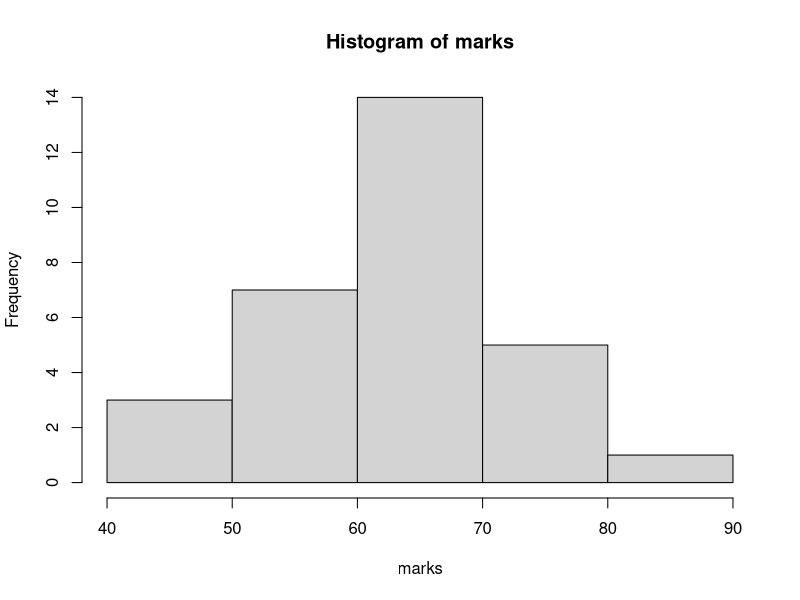
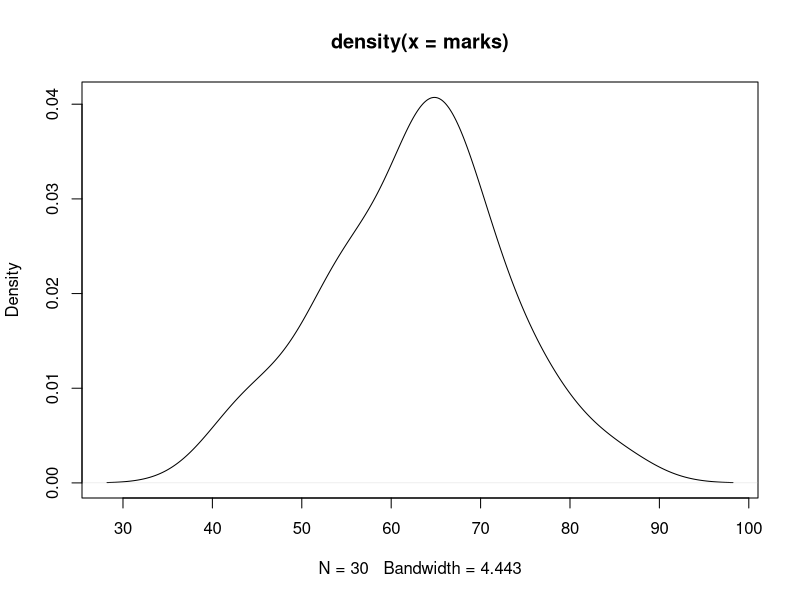
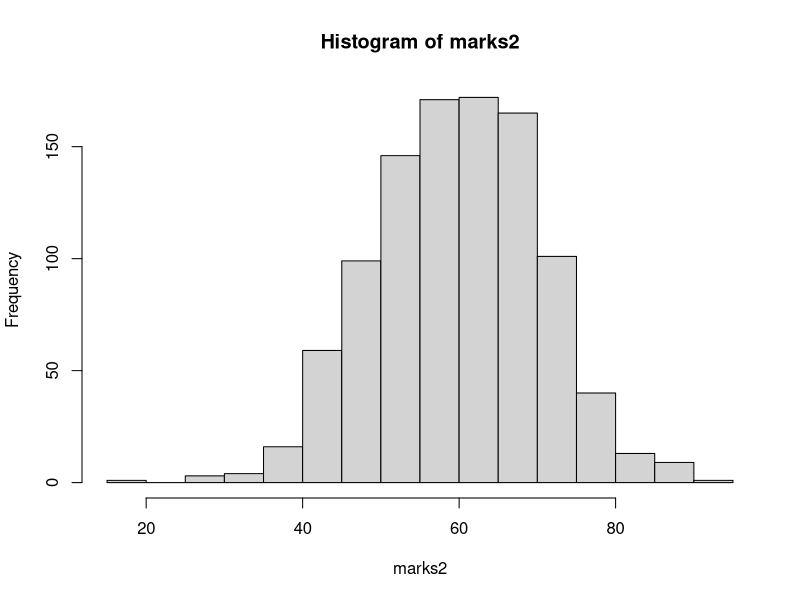
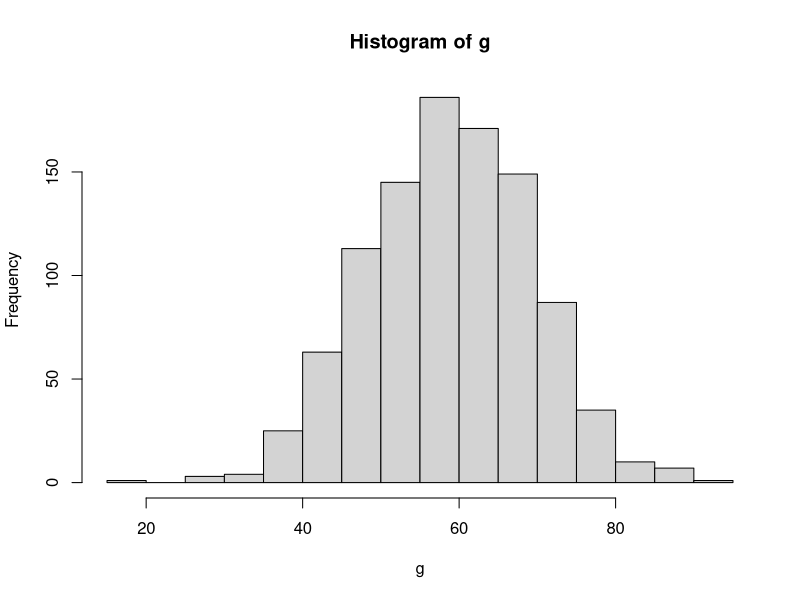
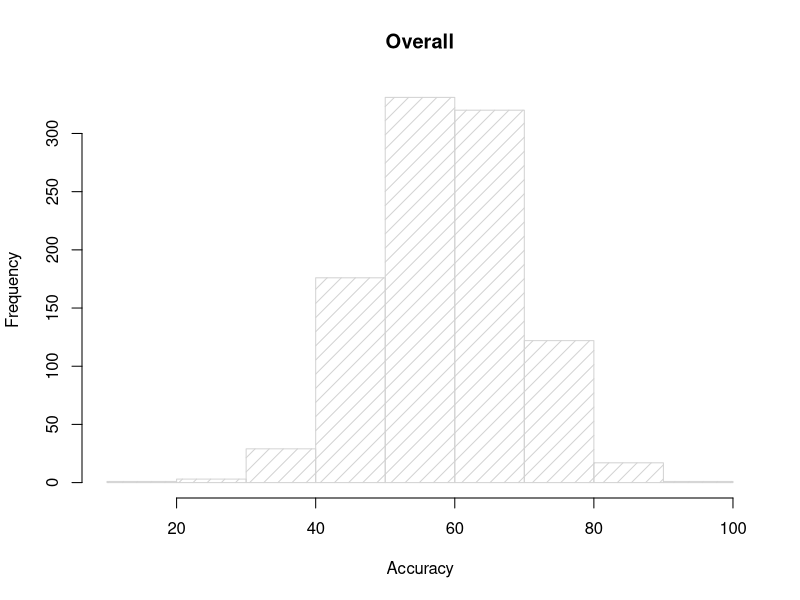
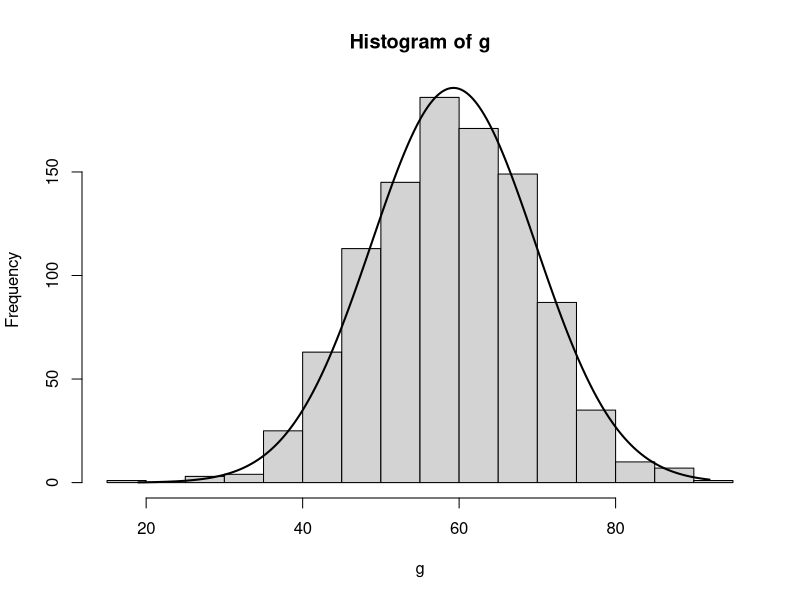
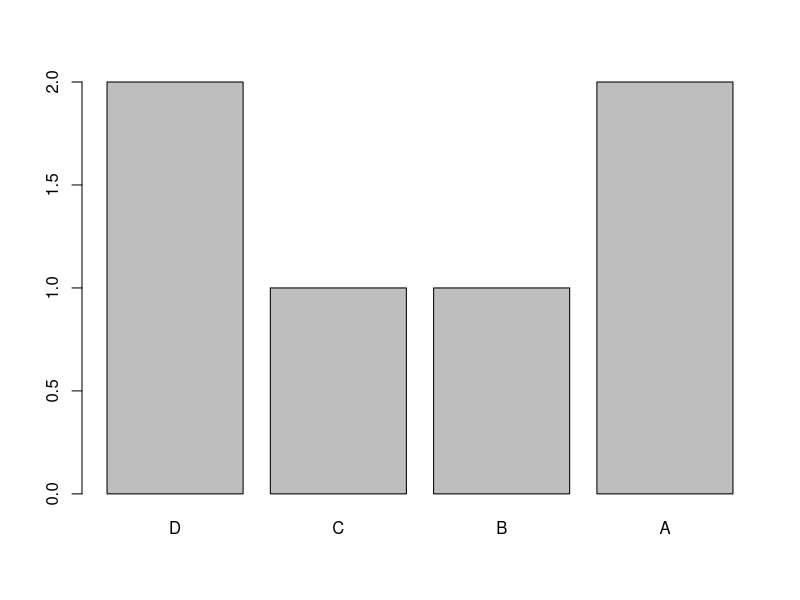
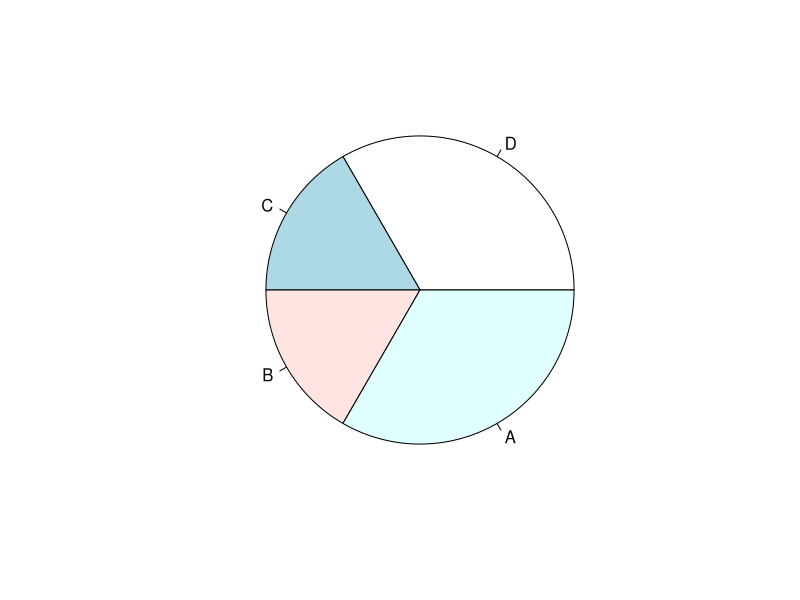

Reproduce these figures in R, in order. (Note: this script raises an error after producing the figures.)
#vector
x = c(1,2,3)
x1=1:1000000
length(x1)
x1
x
##Creating a sequence with a gap of 2
x2 =seq(10,100,2)
x2
?seq
x3 = seq(from=10,to=100, by=3)
x3

#numeric vector----

##creating a random normal. Simulating marks data
marks = rnorm(30,mean=60,sd=10) 
marks

##Shortcut for printing and assigning directly. NOT RECOMMENDED FOR PROJECTS
(marks2 = rnorm(1000,mean=60,sd=10)) 

##Stats on Data Marks
mean(marks)
median(marks)
mode(marks)
sd(marks)
var(marks)
summary(marks)
summary(marks2)

##Understanding Properties of a vector
length(marks)
str(marks)
class(marks)
range(marks)
hist(marks)
plot(density(marks))

hist(marks2)


g = trunc(marks2)
g
length(g)
min(g)
max(g)
range(g)
h=c(26:91)
h
hist(g)
length(h)
hh <- hist(g, breaks = 10, density = 10,
          col = "lightgray", xlab = "Accuracy", main = "Overall") 
hh=hist(g)
hh
xfit <- seq(min(g), max(g), length = 10000) 
xfit
yfit <- dnorm(xfit, mean = mean(g), sd = sd(g)) 
yfit
yfit <- yfit * diff(hh$mids[1:2]) * length(g) 

lines(xfit, yfit, col = "black", lwd = 2)

#character vector-----
names= c("Ram","Shyam","Robin")
names
mean(names)
length(names)
summary(names)

gender=c("M","F","M")
genderF= factor(gender)
summary(genderF)
genderF

(grades = c('A','B','C','D','A','D'))
gradesF= factor(grades,ordered=T)
gradesF

##Changing the order of the Grades. Now Grade D is HIGHEST
gradesF1 =factor(grades,ordered=T,levels=c('D','C','B','A'))
gradesF1
summary(gradesF1)
table(gradesF1)
barplot(table(gradesF1))
pie(table(gradesF1))

##Logical
married=c(TRUE,FALSE,T,F,T,F,T)
Employee=c("Ramprakas Singh","Vishal Yadav","Swati Kumari","Nayan Gupta","Jyoti Kumar","Manas Joshi","Paras Dholakia")
married
name
sum(married)
table(married)
?table
Marital_status=data.frame(Employee,married)
Marital_status
class(married)
summary(married)
pie(table(married))

##Subset of marks
marks
##Rounding, Flooring, Truncate,ceiling of data
trunc(marks);round(marks,1);floor(marks);ceiling(marks)
marks1=trunc(marks)
marks1
##Find a value in the Data set. Array no position
marks1[1]
##Subset 
marks1[1:5]
marks1[c(1,5,30)]
marks1[-c(1,5)]
mean(marks1[-c(1,5)])
marks1[marks1>60]
gender2 = sample(c('M','F'),size=100000, replace=T,prob=c(.6,.4))
table(gender2)
prop.table(table(gender2))
pie(table(gender2))
